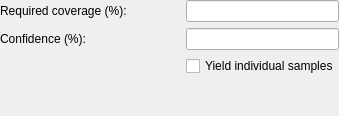
                <widget class="QWidget" name="pageNoiseSample">
                 <layout class="QGridLayout" name="gridLayout_32">
                  <property name="leftMargin">
                   <number>0</number>
                  </property>
                  <property name="topMargin">
                   <number>0</number>
                  </property>
                  <property name="rightMargin">
                   <number>0</number>
                  </property>
                  <property name="bottomMargin">
                   <number>0</number>
                  </property>
                  <item row="2" column="1">
                   <widget class="QCheckBox" name="checkSamplePos2">
                    <property name="toolTip">
                     <string>Instead of estimating the center of the allowed biome area,
yield each sampled position individually</string>
                    </property>
                    <property name="text">
                     <string>Yield individual samples</string>
                    </property>
                   </widget>
                  </item>
                  <item row="0" column="1">
                   <widget class="QLineEdit" name="lineCoverage2"/>
                  </item>
                  <item row="1" column="0">
                   <widget class="QLabel" name="label_27">
                    <property name="toolTip">
                     <string>Statistical confidence that the coverage has been reached</string>
                    </property>
                    <property name="text">
                     <string>Confidence (%):</string>
                    </property>
                   </widget>
                  </item>
                  <item row="3" column="1">
                   <spacer name="verticalSpacer_9">
                    <property name="orientation">
                     <enum>Qt::Vertical</enum>
                    </property>
                    <property name="sizeHint" stdset="0">
                     <size>
                      <width>20</width>
                      <height>40</height>
                     </size>
                    </property>
                   </spacer>
                  </item>
                  <item row="1" column="1">
                   <widget class="QLineEdit" name="lineConfidence2">
                    <property name="toolTip">
                     <string>Statistical confidence that the coverage has been reached</string>
                    </property>
                   </widget>
                  </item>
                  <item row="0" column="0">
                   <widget class="QLabel" name="label_19">
                    <property name="text">
                     <string>Required coverage (%):</string>
                    </property>
                   </widget>
                  </item>
                  <item row="2" column="0">
                   <spacer name="horizontalSpacer_3">
                    <property name="orientation">
                     <enum>Qt::Horizontal</enum>
                    </property>
                    <property name="sizeType">
                     <enum>QSizePolicy::Preferred</enum>
                    </property>
                    <property name="sizeHint" stdset="0">
                     <size>
                      <width>180</width>
                      <height>20</height>
                     </size>
                    </property>
                   </spacer>
                  </item>
                 </layout>
                </widget>
